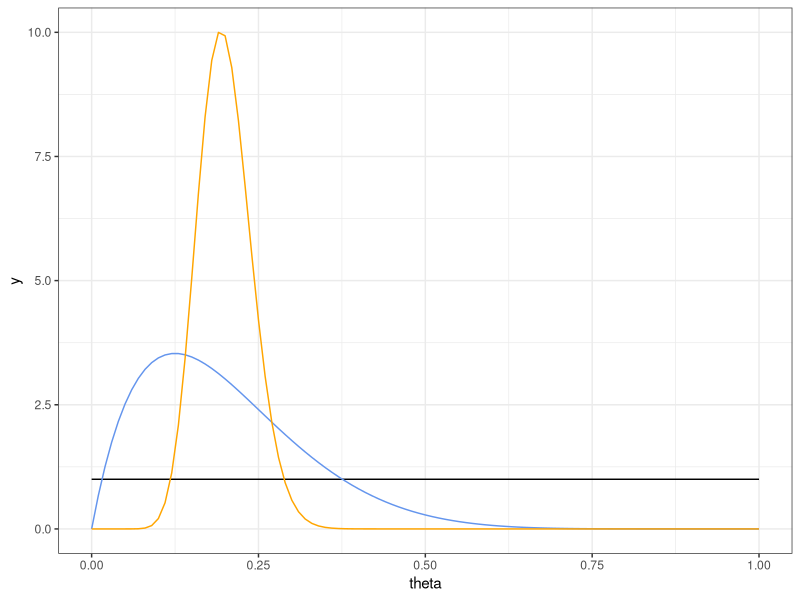
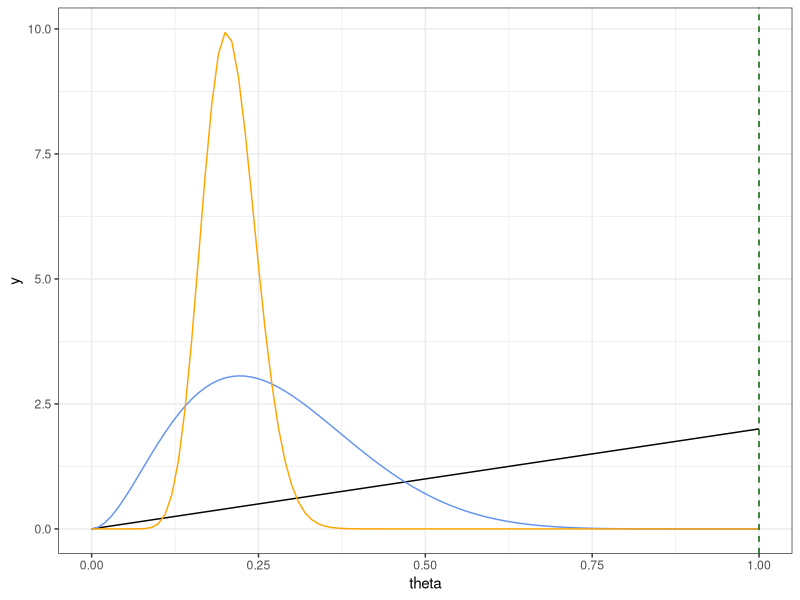
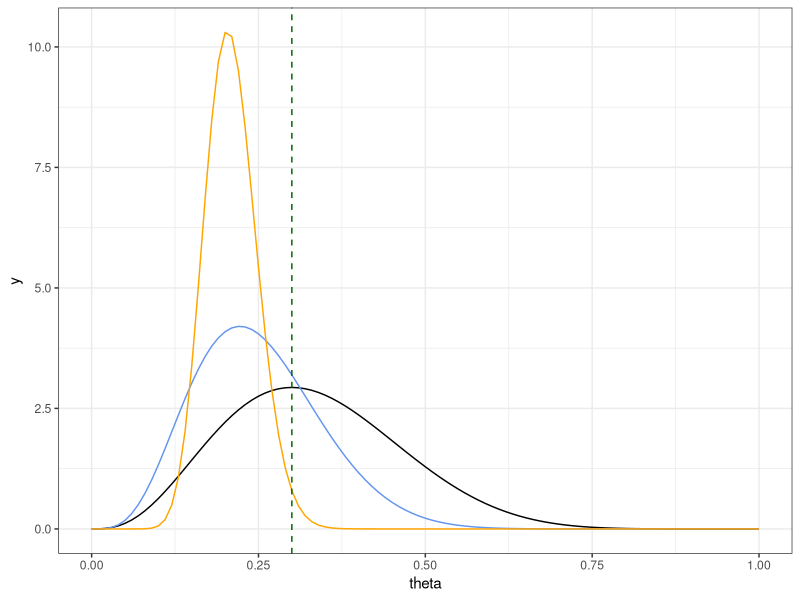
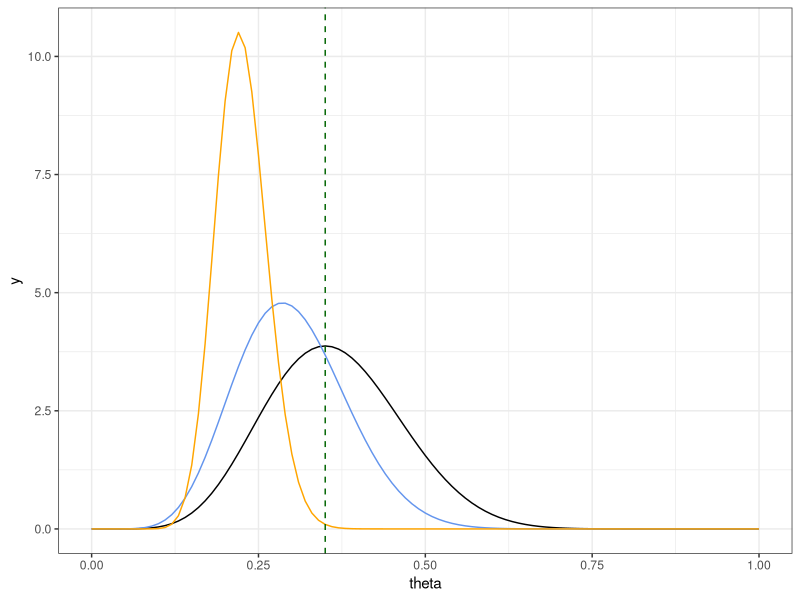
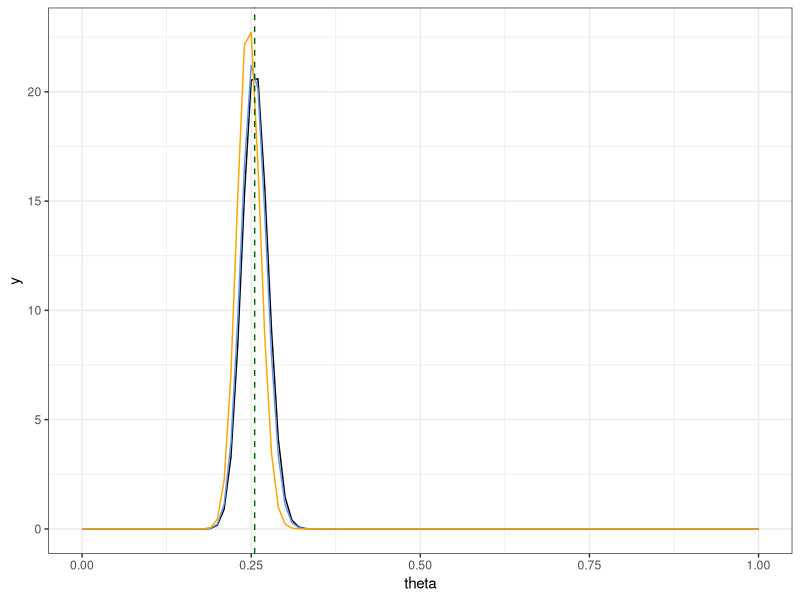
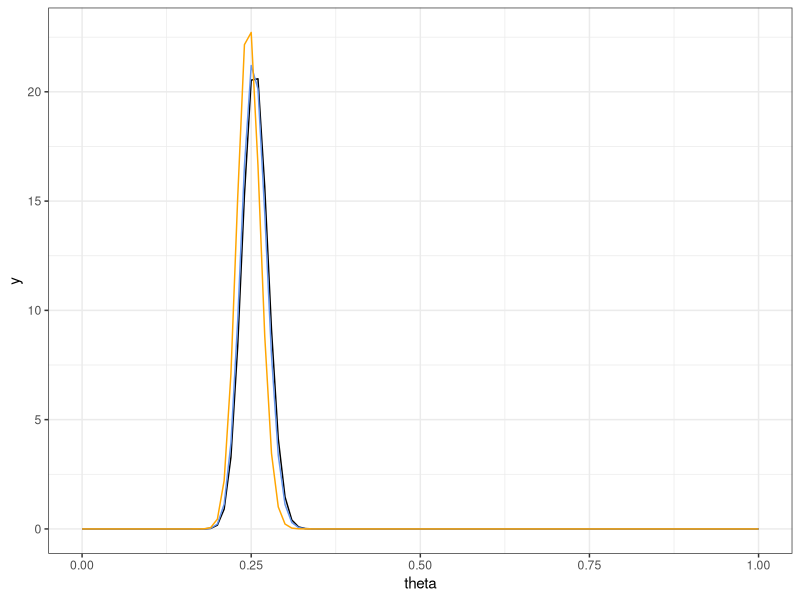

Generate these figures, in order, with R:
## ---- chunk 1
knitr::opts_chunk$set(echo = TRUE)

library(dplyr)
library(ggplot2)
## ---- chunk 2
a_noninformative <- 1
b_noninformative <- 1

a_weakly_informative <- 2
b_weakly_informative <- 8

a_strongly_informative <- 20
b_strongly_informative <- 80

ggplot(data = data.frame(theta = c(0, 1)), mapping = aes(x = theta)) +
  stat_function(fun = dbeta,
    args = list(shape1 = a_noninformative, shape2 = b_noninformative)) +
  stat_function(fun = dbeta,
    args = list(shape1 = a_weakly_informative, shape2 = b_weakly_informative),
    color = "cornflowerblue") +
  stat_function(fun = dbeta,
    args = list(shape1 = a_strongly_informative, shape2 = b_strongly_informative),
    color = "orange") +
  theme_bw()
## ---- chunk 3
a_noninformative/(a_noninformative + b_noninformative)
qbeta(c(0.025, 0.975), shape1 = a_noninformative, shape2 = b_noninformative)
## ---- chunk 4
a_weakly_informative/(a_weakly_informative + b_weakly_informative)
qbeta(c(0.025, 0.975), shape1 = a_weakly_informative, shape2 = b_weakly_informative)
## ---- chunk 5
a_strongly_informative/(a_strongly_informative + b_strongly_informative)
qbeta(c(0.025, 0.975), shape1 = a_strongly_informative, shape2 = b_strongly_informative)
## ---- chunk 6
a_noninformative <- 1 + 1
b_noninformative <- 1 + 1 - 1

a_weakly_informative <- 2 + 1
b_weakly_informative <- 8 + 1 - 1

a_strongly_informative <- 20 + 1
b_strongly_informative <- 80 + 1 - 1

ggplot(data = data.frame(theta = c(0, 1)), mapping = aes(x = theta)) +
  stat_function(fun = dbeta,
    args = list(shape1 = a_noninformative, shape2 = b_noninformative)) +
  stat_function(fun = dbeta,
    args = list(shape1 = a_weakly_informative, shape2 = b_weakly_informative),
    color = "cornflowerblue") +
  stat_function(fun = dbeta,
    args = list(shape1 = a_strongly_informative, shape2 = b_strongly_informative),
    color = "orange") +
  geom_vline(xintercept = 1/ 1, color = "darkgreen", linetype = 2) +
  theme_bw()
## ---- chunk 7
a_noninformative/(a_noninformative + b_noninformative)
qbeta(c(0.025, 0.975), shape1 = a_noninformative, shape2 = b_noninformative)
## ---- chunk 8
a_weakly_informative/(a_weakly_informative + b_weakly_informative)
qbeta(c(0.025, 0.975), shape1 = a_weakly_informative, shape2 = b_weakly_informative)
## ---- chunk 9
a_strongly_informative/(a_strongly_informative + b_strongly_informative)
qbeta(c(0.025, 0.975), shape1 = a_strongly_informative, shape2 = b_strongly_informative)
## ---- chunk 10
a_noninformative <- 1 + 3
b_noninformative <- 1 + 10 - 3

a_weakly_informative <- 2 + 3
b_weakly_informative <- 8 + 10 - 3

a_strongly_informative <- 20 + 3
b_strongly_informative <- 80 + 10 - 3

ggplot(data = data.frame(theta = c(0, 1)), mapping = aes(x = theta)) +
  stat_function(fun = dbeta,
    args = list(shape1 = a_noninformative, shape2 = b_noninformative)) +
  stat_function(fun = dbeta,
    args = list(shape1 = a_weakly_informative, shape2 = b_weakly_informative),
    color = "cornflowerblue") +
  stat_function(fun = dbeta,
    args = list(shape1 = a_strongly_informative, shape2 = b_strongly_informative),
    color = "orange") +
  geom_vline(xintercept = 3/10, color = "darkgreen", linetype = 2) +
  theme_bw()
## ---- chunk 11
a_noninformative/(a_noninformative + b_noninformative)
qbeta(c(0.025, 0.975), shape1 = a_noninformative, shape2 = b_noninformative)
## ---- chunk 12
a_weakly_informative/(a_weakly_informative + b_weakly_informative)
qbeta(c(0.025, 0.975), shape1 = a_weakly_informative, shape2 = b_weakly_informative)
## ---- chunk 13
a_strongly_informative/(a_strongly_informative + b_strongly_informative)
qbeta(c(0.025, 0.975), shape1 = a_strongly_informative, shape2 = b_strongly_informative)
## ---- chunk 14
a_noninformative <- 1 + 7
b_noninformative <- 1 + 20 - 7

a_weakly_informative <- 2 + 7
b_weakly_informative <- 8 + 20 - 7

a_strongly_informative <- 20 + 7
b_strongly_informative <- 80 + 20 - 7

ggplot(data = data.frame(theta = c(0, 1)), mapping = aes(x = theta)) +
  stat_function(fun = dbeta,
    args = list(shape1 = a_noninformative, shape2 = b_noninformative)) +
  stat_function(fun = dbeta,
    args = list(shape1 = a_weakly_informative, shape2 = b_weakly_informative),
    color = "cornflowerblue") +
  stat_function(fun = dbeta,
    args = list(shape1 = a_strongly_informative, shape2 = b_strongly_informative),
    color = "orange") +
  geom_vline(xintercept = 7/20, color = "darkgreen", linetype = 2) +
  theme_bw()
## ---- chunk 15
a_noninformative/(a_noninformative + b_noninformative)
qbeta(c(0.025, 0.975), shape1 = a_noninformative, shape2 = b_noninformative)
## ---- chunk 16
a_weakly_informative/(a_weakly_informative + b_weakly_informative)
qbeta(c(0.025, 0.975), shape1 = a_weakly_informative, shape2 = b_weakly_informative)
## ---- chunk 17
a_strongly_informative/(a_strongly_informative + b_strongly_informative)
qbeta(c(0.025, 0.975), shape1 = a_strongly_informative, shape2 = b_strongly_informative)
## ---- chunk 18
a_noninformative <- 1 + 138
b_noninformative <- 1 + 541 - 138

a_weakly_informative <- 2 + 138
b_weakly_informative <- 8 + 541 - 138

a_strongly_informative <- 20 + 138
b_strongly_informative <- 80 + 541 - 138

ggplot(data = data.frame(theta = c(0, 1)), mapping = aes(x = theta)) +
  stat_function(fun = dbeta,
    args = list(shape1 = a_noninformative, shape2 = b_noninformative)) +
  stat_function(fun = dbeta,
    args = list(shape1 = a_weakly_informative, shape2 = b_weakly_informative),
    color = "cornflowerblue") +
  stat_function(fun = dbeta,
    args = list(shape1 = a_strongly_informative, shape2 = b_strongly_informative),
    color = "orange") +
  geom_vline(xintercept = 138/541, color = "darkgreen", linetype = 2) +
  theme_bw()
## ---- chunk 19
a_noninformative/(a_noninformative + b_noninformative)
qbeta(c(0.025, 0.975), shape1 = a_noninformative, shape2 = b_noninformative)
## ---- chunk 20
a_weakly_informative/(a_weakly_informative + b_weakly_informative)
qbeta(c(0.025, 0.975), shape1 = a_weakly_informative, shape2 = b_weakly_informative)
## ---- chunk 21
a_strongly_informative/(a_strongly_informative + b_strongly_informative)
qbeta(c(0.025, 0.975), shape1 = a_strongly_informative, shape2 = b_strongly_informative)
## ---- chunk 22
a_noninformative <- 1 + 138
b_noninformative <- 1 + 541 - 138

a_weakly_informative <- 2 + 138
b_weakly_informative <- 8 + 541 - 138

a_strongly_informative <- 20 + 138
b_strongly_informative <- 80 + 541 - 138

ggplot(data = data.frame(theta = c(0, 1)), mapping = aes(x = theta)) +
  stat_function(fun = dbeta,
    args = list(shape1 = a_noninformative, shape2 = b_noninformative)) +
  stat_function(fun = dbeta,
    args = list(shape1 = a_weakly_informative, shape2 = b_weakly_informative),
    color = "cornflowerblue") +
  stat_function(fun = dbeta,
    args = list(shape1 = a_strongly_informative, shape2 = b_strongly_informative),
    color = "orange") +
  theme_bw()
## ---- chunk 23
a_noninformative/(a_noninformative + b_noninformative)
qbeta(c(0.025, 0.975), shape1 = a_noninformative, shape2 = b_noninformative)
## ---- chunk 24
a_weakly_informative/(a_weakly_informative + b_weakly_informative)
qbeta(c(0.025, 0.975), shape1 = a_weakly_informative, shape2 = b_weakly_informative)
## ---- chunk 25
a_strongly_informative/(a_strongly_informative + b_strongly_informative)
qbeta(c(0.025, 0.975), shape1 = a_strongly_informative, shape2 = b_strongly_informative)
